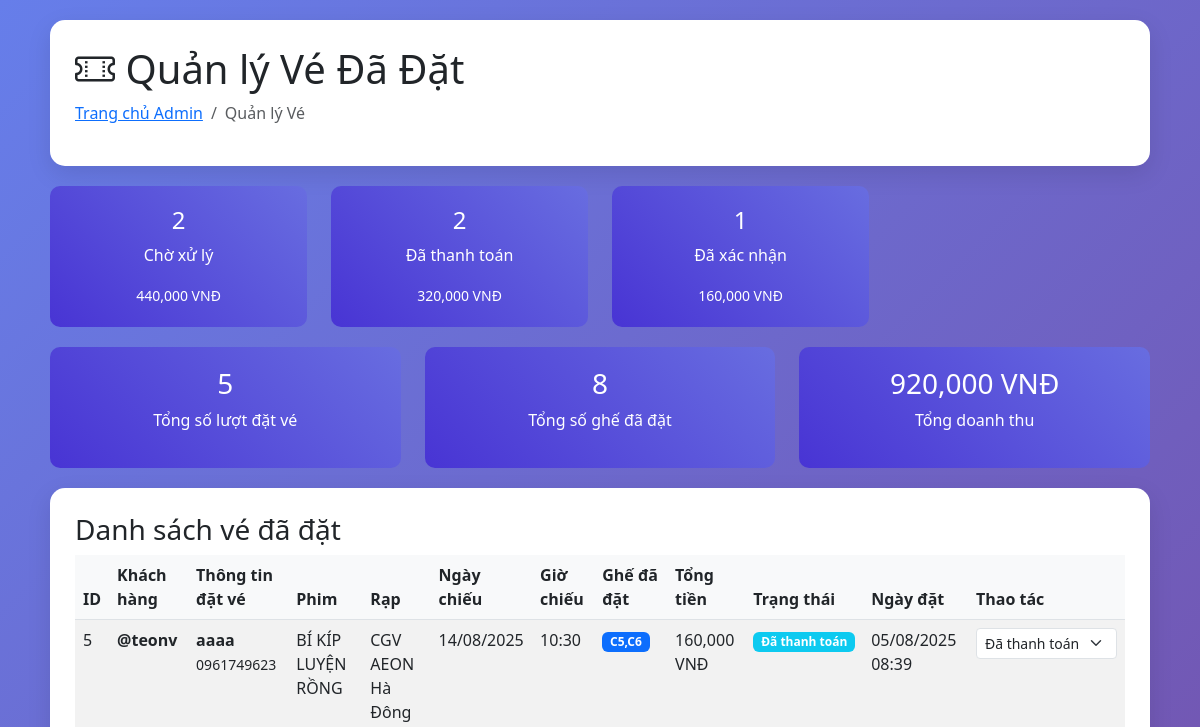
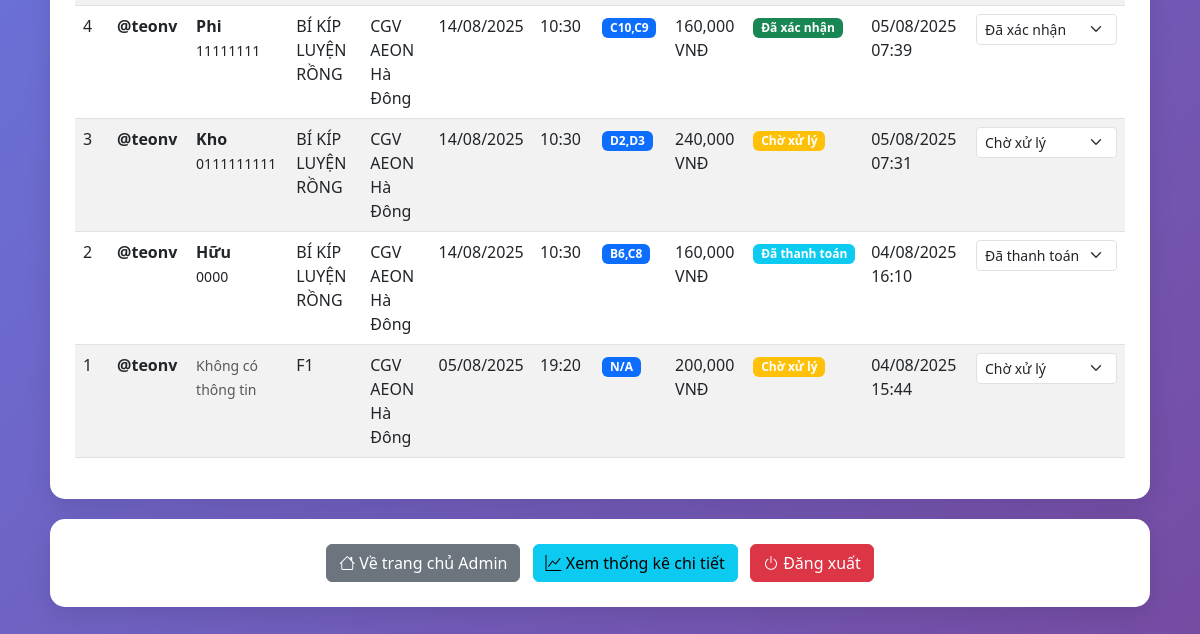
The page /admin_tickets.php (signed in) on the database as committed earlier (2 pictures, top to bottom).
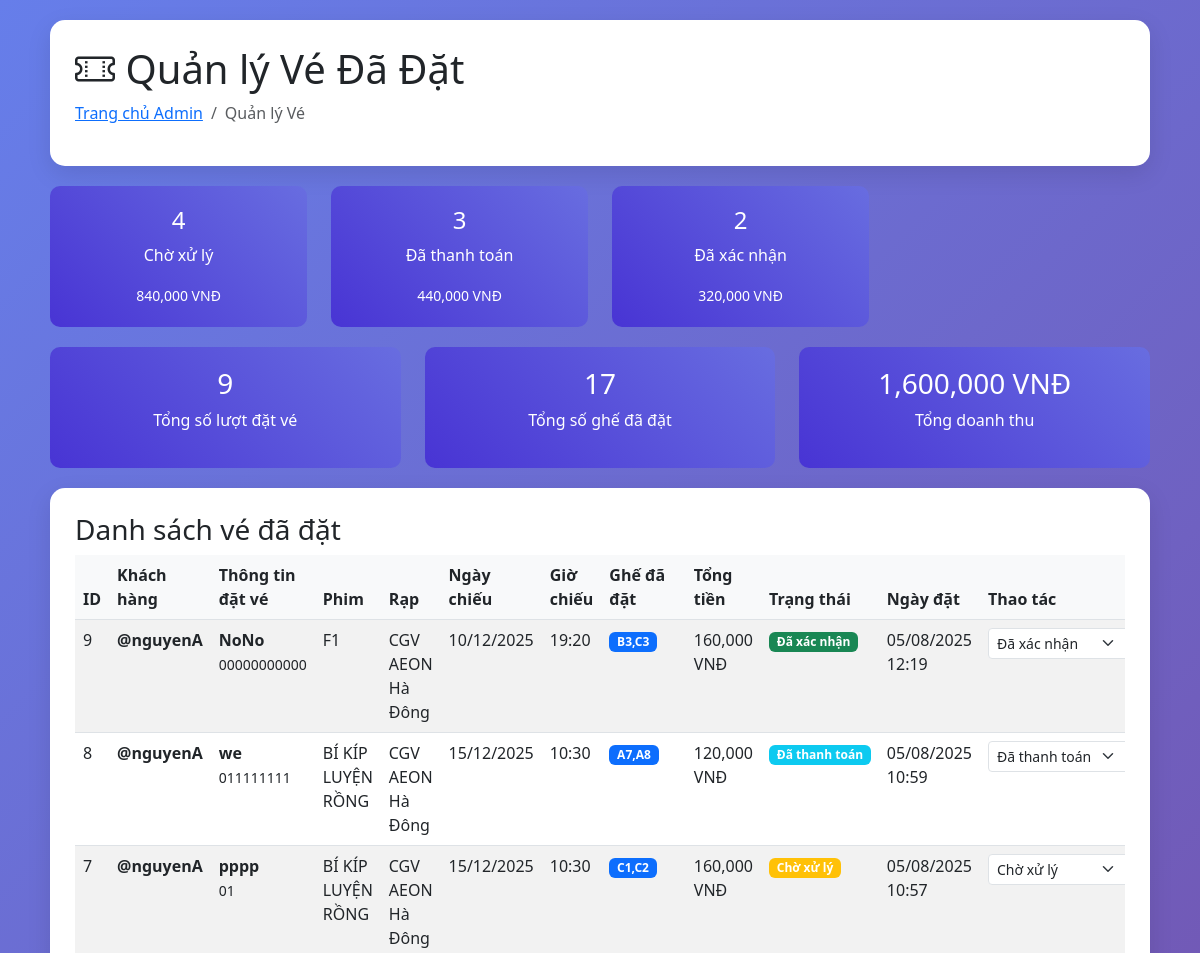
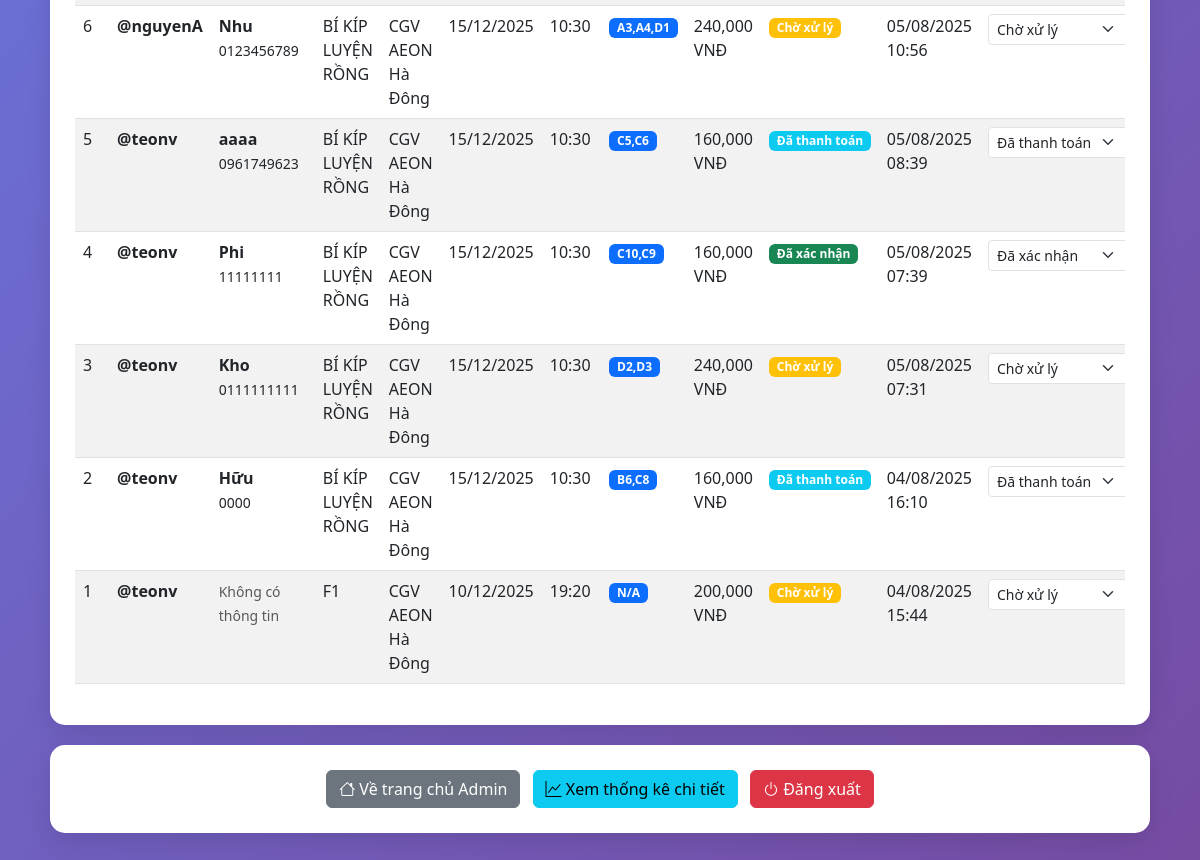
The same page on the database as committed later (2 pictures, top to bottom).
### tables this page shows
CREATE TABLE `bookings` (
  `id` int(11) NOT NULL,
  `user_id` int(11) DEFAULT NULL,
  `customer_name` varchar(255) DEFAULT NULL,
  `phone` varchar(20) DEFAULT NULL,
  `showtime_id` int(11) DEFAULT NULL,
  `seats` varchar(255) DEFAULT NULL,
  `total_price` decimal(10,2) DEFAULT NULL,
  `booking_date` timestamp NOT NULL DEFAULT current_timestamp(),
  `updated_at` timestamp NOT NULL DEFAULT current_timestamp() ON UPDATE current_timestamp(),
  `status` enum('pending','paid','confirmed','cancelled') DEFAULT 'pending',
  `payment_method` enum('counter','vnpay') DEFAULT 'counter',
  `voucher_id` int(11) DEFAULT NULL,
  `discount_amount` decimal(10,2) DEFAULT 0.00,
  `points_earned` int(11) DEFAULT 0,
  `final_price` decimal(10,2) DEFAULT NULL
);

CREATE TABLE `users` (
  `id` int(11) NOT NULL,
  `username` varchar(100) NOT NULL,
  `email` varchar(255) NOT NULL,
  `password` varchar(255) NOT NULL,
  `role` enum('customer','admin') DEFAULT 'customer',
  `created_at` timestamp NOT NULL DEFAULT current_timestamp(),
  `member_points` int(11) DEFAULT 0,
  `member_tier_id` int(11) DEFAULT 1,
  `birthday` date DEFAULT NULL,
  `phone` varchar(20) DEFAULT NULL
);

CREATE TABLE `movies` (
  `id` int(11) NOT NULL,
  `title` varchar(255) NOT NULL,
  `genre` varchar(100) DEFAULT NULL,
  `duration` varchar(50) DEFAULT NULL,
  `release_date` date DEFAULT NULL,
  `image` varchar(255) DEFAULT NULL,
  `description` text DEFAULT NULL,
  `category_id` int(11) DEFAULT NULL
);

CREATE TABLE `cinemas` (
  `id` int(11) NOT NULL,
  `name` varchar(255) NOT NULL,
  `address` text DEFAULT NULL,
  `image` varchar(255) DEFAULT NULL
);

CREATE TABLE `showtimes` (
  `id` int(11) NOT NULL,
  `movie_id` int(11) DEFAULT NULL,
  `cinema_id` int(11) DEFAULT NULL,
  `show_date` date DEFAULT NULL,
  `show_time` time DEFAULT NULL,
  `total_seats` int(11) DEFAULT 60,
  `available_seats` int(11) DEFAULT 60
);

### admin_tickets.php (the view, shortened to what the changed rows need)
<?php
require_once 'config.php';
$stmt = $pdo->prepare("
    SELECT b.*, u.username, m.title as movie_title,
           c.name as cinema_name, s.show_date, s.show_time,
           GROUP_CONCAT(bs.seat_number ORDER BY bs.seat_number) as seats
    FROM bookings b
    JOIN users u ON b.user_id = u.id
    JOIN showtimes s ON b.showtime_id = s.id
    JOIN movies m ON s.movie_id = m.id
    JOIN cinemas c ON s.cinema_id = c.id
    LEFT JOIN booked_seats bs ON b.id = bs.booking_id
    GROUP BY b.id
    ORDER BY b.booking_date DESC
");
$stmt->execute();
$bookings = $stmt->fetchAll(PDO::FETCH_ASSOC);
$stmt = $pdo->prepare("
    SELECT status, COUNT(*) as count, SUM(total_price) as revenue
    FROM bookings
    GROUP BY status
");
$stmt->execute();
$status_stats = $stmt->fetchAll(PDO::FETCH_ASSOC);
$stmt = $pdo->prepare("SELECT COUNT(*) as total_bookings FROM bookings");
$stmt->execute();
$total_bookings = $stmt->fetchColumn();
$stmt = $pdo->prepare("SELECT COUNT(*) as total_seats FROM booked_seats");
$stmt->execute();
$total_seats = $stmt->fetchColumn();
$stmt = $pdo->prepare("SELECT SUM(total_price) as total_revenue FROM bookings");
$stmt->execute();
$total_revenue = $stmt->fetchColumn() ?: 0;
?>
<!DOCTYPE html>
<html>
<head>
    <link href="https://cdn.jsdelivr.net/npm/bootstrap@5.3.0/dist/css/bootstrap.min.css" rel="stylesheet" />
    <link href="https://cdn.jsdelivr.net/npm/bootstrap-icons@1.7.2/font/bootstrap-icons.css" rel="stylesheet">
</head>
<body>
    <div class="container">
        <div class="admin-card">
            <h1><i class="bi bi-ticket-perforated"></i> Quản lý Vé Đã Đặt</h1>
        </div>
        <div class="row">
            <?php foreach ($status_stats as $stat): ?>
                <div class="col-md-3">
                    <div class="stats-card">
                        <h4><?php echo $stat['count']; ?></h4>
                        <p><?php
                            switch ($stat['status']) {
                                case 'pending':
                                    echo 'Chờ xử lý';
                                    break;
                                case 'paid':
                                    echo 'Đã thanh toán';
                                    break;
                                case 'confirmed':
                                    echo 'Đã xác nhận';
                                    break;
                            }
                            ?></p>
                        <small><?php echo number_format($stat['revenue'] ?: 0); ?> VNĐ</small>
                    </div>
                </div>
            <?php endforeach; ?>
        </div>
        <div class="row">
            <div class="col-md-4">
                <div class="stats-card">
                    <h3><?php echo $total_bookings; ?></h3>
                    <p>Tổng số lượt đặt vé</p>
                </div>
            </div>
            <div class="col-md-4">
                <div class="stats-card">
                    <h3><?php echo $total_seats; ?></h3>
                    <p>Tổng số ghế đã đặt</p>
                </div>
            </div>
            <div class="col-md-4">
                <div class="stats-card">
                    <h3><?php echo number_format($total_revenue); ?> VNĐ</h3>
                    <p>Tổng doanh thu</p>
                </div>
            </div>
        </div>
        <div class="admin-card">
            <div class="table-responsive">
                <table class="table table-striped">
                    <thead>
                        <tr>
                            <th>ID</th>
                            <th>Khách hàng</th>
                            <th>Thông tin đặt vé</th>
                            <th>Phim</th>
                            <th>Rạp</th>
                            <th>Ngày chiếu</th>
                            <th>Giờ chiếu</th>
                            <th>Ghế đã đặt</th>
                            <th>Tổng tiền</th>
                            <th>Trạng thái</th>
                            <th>Ngày đặt</th>
                            <th>Thao tác</th>
                        </tr>
                    </thead>
                    <tbody>
                        <?php foreach ($bookings as $booking): ?>
                            <tr>
                                <td><?php echo $booking['id']; ?></td>
                                <td>
                                    <strong>@<?php echo $booking['username']; ?></strong>
                                </td>
                                <td>
                                    <?php if ($booking['customer_name']): ?>
                                        <strong><?php echo $booking['customer_name']; ?></strong><br>
                                        <small><?php echo $booking['phone']; ?></small>
                                    <?php else: ?>
                                        <small class="text-muted">Không có thông tin</small>
                                    <?php endif; ?>
                                </td>
                                <td><?php echo $booking['movie_title']; ?></td>
                                <td><?php echo $booking['cinema_name']; ?></td>
                                <td><?php echo date('d/m/Y', strtotime($booking['show_date'])); ?></td>
                                <td><?php echo date('H:i', strtotime($booking['show_time'])); ?></td>
                                <td>
                                    <span class="badge bg-primary">
                                        <?php echo $booking['seats'] ?: 'N/A'; ?>
                                    </span>
                                </td>
                                <td><?php echo number_format($booking['total_price']); ?> VNĐ</td>
                                <td>
                                    <?php
                                    $status_class = '';
                                    $status_text = '';
                                    switch ($booking['status']) {
                                        case 'pending':
                                            $status_class = 'bg-warning';
                                            $status_text = 'Chờ xử lý';
                                            break;
                                        case 'paid':
                                            $status_class = 'bg-info';
                                            $status_text = 'Đã thanh toán';
                                            break;
                                        case 'confirmed':
                                            $status_class = 'bg-success';
                                            $status_text = 'Đã xác nhận';
                                            break;
                                    }
                                    ?>
                                    <span class="badge <?php echo $status_class; ?>">
                                        <?php echo $status_text; ?>
                                    </span>
                                </td>
                                <td><?php echo date('d/m/Y H:i', strtotime($booking['booking_date'])); ?></td>
                                <td>
                                    <form method="POST" style="display: inline-block;">
                                        <select name="status" class="form-select form-select-sm" style="width: auto; display: inline-block;" onchange="this.form.submit()">
                                            <option value="pending" <?php echo $booking['status'] == 'pending' ? 'selected' : ''; ?>>Chờ xử lý</option>
                                            <option value="paid" <?php echo $booking['status'] == 'paid' ? 'selected' : ''; ?>>Đã thanh toán</option>
                                            <option value="confirmed" <?php echo $booking['status'] == 'confirmed' ? 'selected' : ''; ?>>Đã xác nhận</option>
                                        </select>
                                    </form>
                                </td>
                            </tr>
                        <?php endforeach; ?>
                    </tbody>
                </table>
            </div>
        </div>
    </div>
</body>
</html>

Rows that differ between the two databases and show on the page:
added bookings: id "9", user.username "nguyenA", customer_name "NoNo", phone "00000000000", movies.title "F1", cinemas.name "CGV AEON Hà Đông", showtime.show_date "10/12/2025", showtime.show_time "19:20", seats "B3,C3", total_price "160,000", status "Đã xác nhận", booking_date "05/08/2025 12:19"
added bookings: id "8", user.username "nguyenA", customer_name "we", phone "011111111", movies.title "BÍ KÍP LUYỆN RỒNG", cinemas.name "CGV AEON Hà Đông", showtime.show_date "15/12/2025", showtime.show_time "10:30", seats "A7,A8", total_price "120,000", status "Đã thanh toán", booking_date "05/08/2025 10:59"
added bookings: id "7", user.username "nguyenA", customer_name "pppp", phone "01", movies.title "BÍ KÍP LUYỆN RỒNG", cinemas.name "CGV AEON Hà Đông", showtime.show_date "15/12/2025", showtime.show_time "10:30", seats "C1,C2", total_price "160,000", status "Chờ xử lý", booking_date "05/08/2025 10:57"
added bookings: id "6", user.username "nguyenA", customer_name "Nhu", phone "0123456789", movies.title "BÍ KÍP LUYỆN RỒNG", cinemas.name "CGV AEON Hà Đông", showtime.show_date "15/12/2025", showtime.show_time "10:30", seats "A3,A4,D1", total_price "240,000", status "Chờ xử lý", booking_date "05/08/2025 10:56"
changed through a linked row, bookings "aaaa": showtime.show_date "14/08/2025" → "15/12/2025"
changed through a linked row, bookings "Phi": showtime.show_date "14/08/2025" → "15/12/2025"
changed through a linked row, bookings "Kho": showtime.show_date "14/08/2025" → "15/12/2025"
changed through a linked row, bookings "Hữu": showtime.show_date "14/08/2025" → "15/12/2025"
changed through a linked row, bookings id 1: showtime.show_date "05/08/2025" → "10/12/2025"
Other text that changed with them:
$total_bookings: "5" → "9"
$total_seats: "8" → "17"
$total_revenue: "920,000" → "1,600,000"
new list line: "4 Chờ xử lý 840,000 VNĐ"
new list line: "3 Đã thanh toán 440,000 VNĐ"
list line gone: "Đã thanh toán"
new list line: "Đã xác nhận"
list line gone: "2 Chờ xử lý 440,000 VNĐ"
list line gone: "1 Đã xác nhận 160,000 VNĐ"
